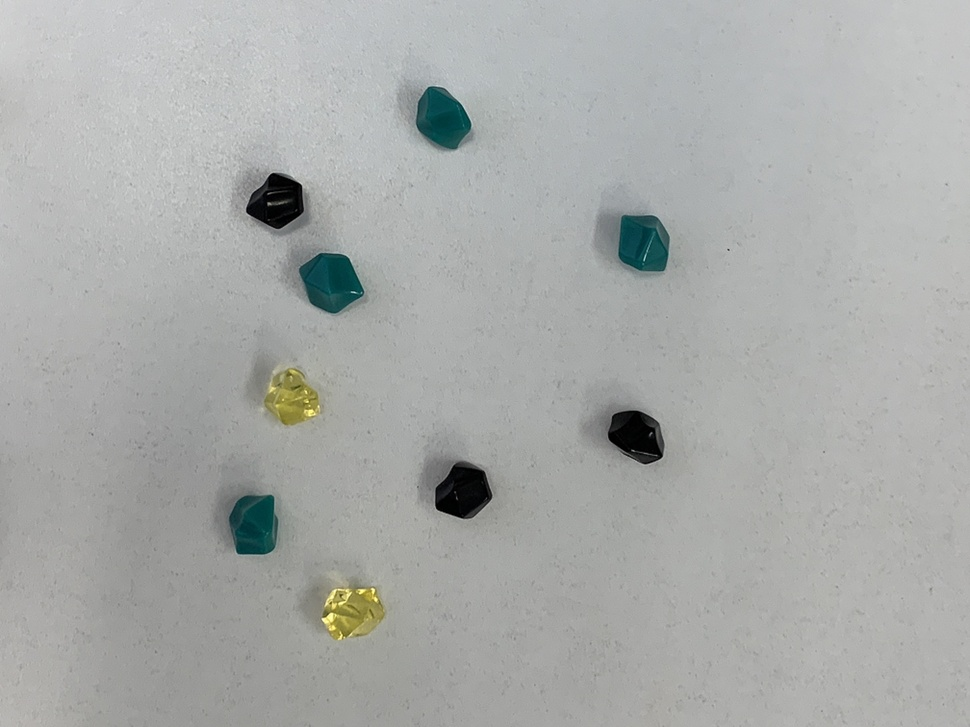
//> input picture week14/6-gem_count_black/gem1.jpg, 970 x 727 px, shrunk from 2016 x 1512 before the run
$ ./1   (built with g++ and OpenCV 4)
//> lines starting //> are read from the running program, lines starting //| are printed output that depends on the picture; after the words box and inside, x2 and y2 are one past the last pixel; in counts of white or black regions, pixels touching at a corner belong together
#include <iostream>
#include <opencv2/opencv.hpp>
#define FILE_NAME "gem1.jpg"

#define TH (20)
#define MAX_VAL (255)
#define COUNT (15)

#define WINDOW_NAME_INPUT "input"
#define WINDOW_NAME_BINARY "binary"
#define WINDOW_NAME_OUTPUT "output"

int main(int argc, const char* argv[]) {
  // 1. 画像を入力
  cv::Mat src_img = cv::imread(FILE_NAME, cv::IMREAD_COLOR);
//> src_img is the input picture: 727 rows x 970 cols, CV_8UC3; mean B, G, R 169.3, 171.1, 168.9
  if (src_img.empty()) {  // 入力失敗の場合
    fprintf(stderr, "Cannot read image file: %s.\n", FILE_NAME);
    return (-1);
  }

  // 2. グレースケール画像
  cv::Mat gray_img;
  cv::cvtColor(src_img, gray_img, cv::COLOR_BGR2GRAY);

  // 3. 二値化
  cv::Mat bin_img;
  cv::threshold(gray_img, bin_img, TH, MAX_VAL, cv::THRESH_BINARY);
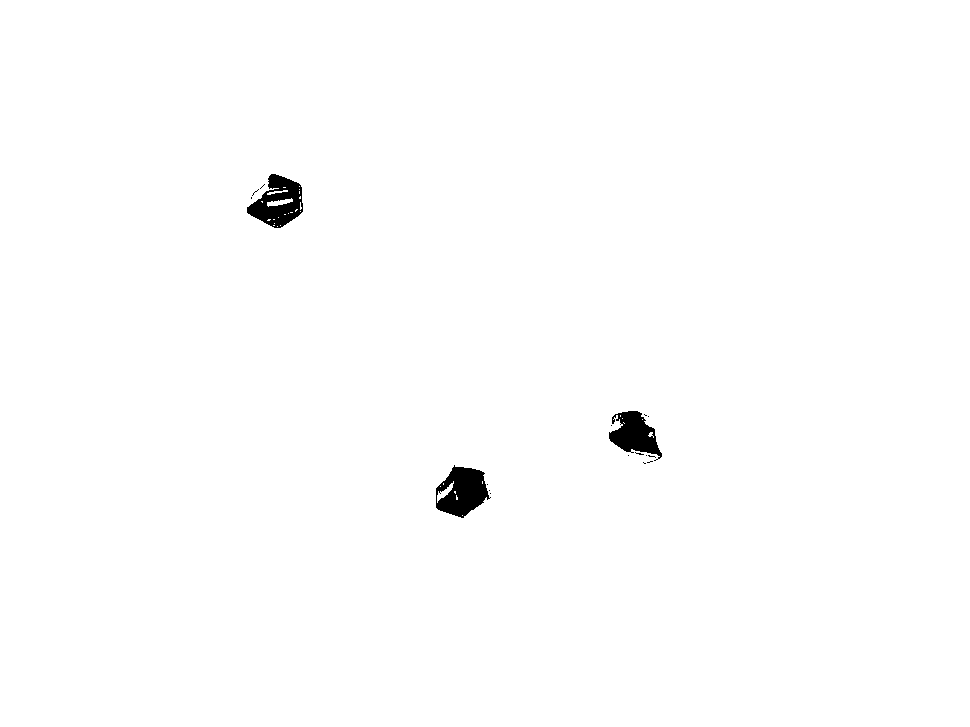
//> bin_img: 727 rows x 970 cols, CV_8UC1; 99.3% white; 18 black regions (15 under 20 px), largest, box (x1, y1, x2, y2) and area: (436, 465, 491, 518) 1816, (247, 174, 303, 228) 1698, (609, 411, 662, 461) 1453
  cv::bitwise_not(bin_img, bin_img);

  // 4. クロージング・オープニング
  cv::Mat tmp_img, dst_img;
  cv::dilate(bin_img, tmp_img, cv::Mat(), cv::Point(-1, -1), 15);
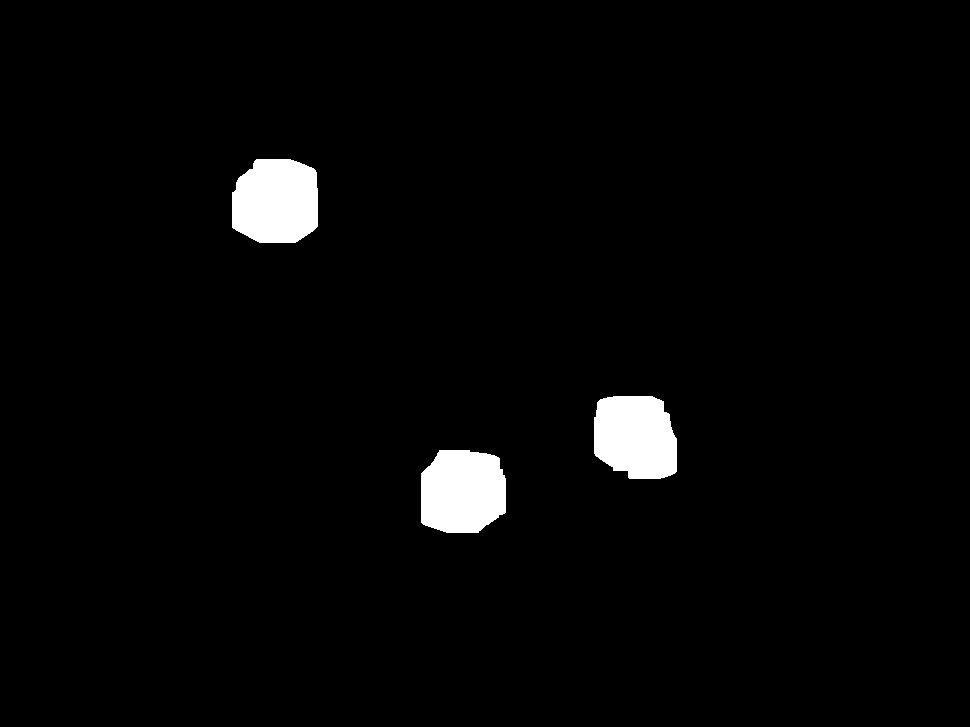
//> tmp_img: 727 rows x 970 cols, CV_8UC1; 2.6% white; 3 white regions, box (x1, y1, x2, y2) and area: (232, 159, 318, 243) 6287, (421, 450, 506, 533) 6133, (594, 396, 677, 479) 5909
  cv::erode(tmp_img, dst_img, cv::Mat(), cv::Point(-1, -1), 15);
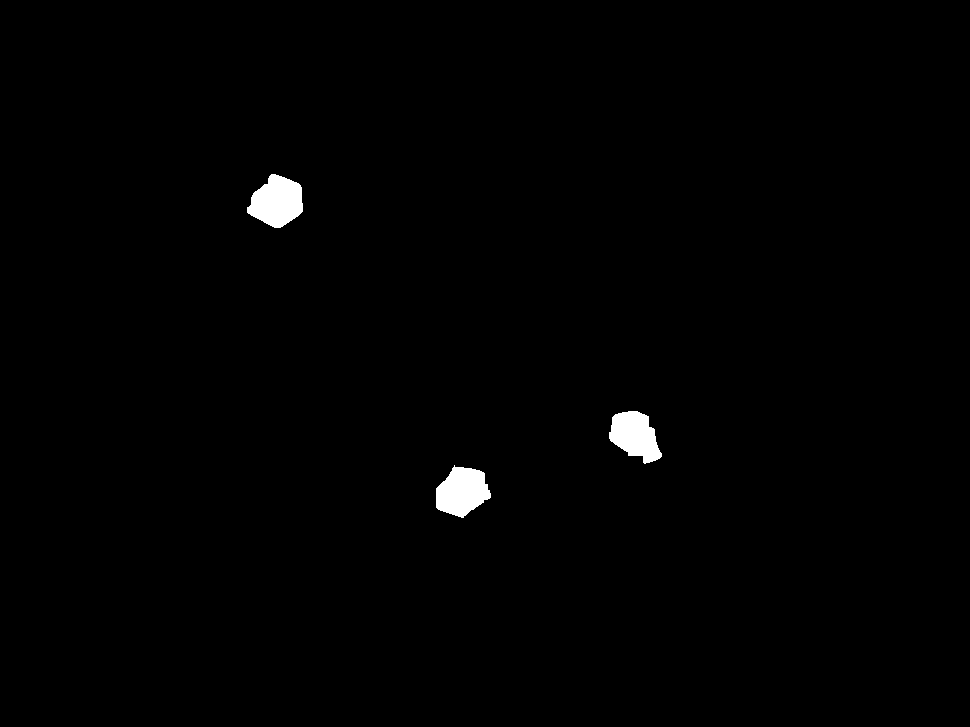
//> dst_img: 727 rows x 970 cols, CV_8UC1; 0.84% white; 3 white regions, box (x1, y1, x2, y2) and area: (247, 174, 303, 228) 2087, (436, 465, 491, 518) 1993, (609, 411, 662, 464) 1829

  // [17 lines of commented-out code are left out]
  cv::imshow(WINDOW_NAME_INPUT, src_img);
  cv::imshow(WINDOW_NAME_BINARY, bin_img);
  cv::imshow(WINDOW_NAME_OUTPUT, dst_img);
  cv::waitKey();  // キー入力待ち (止める)

  return 0;
}
